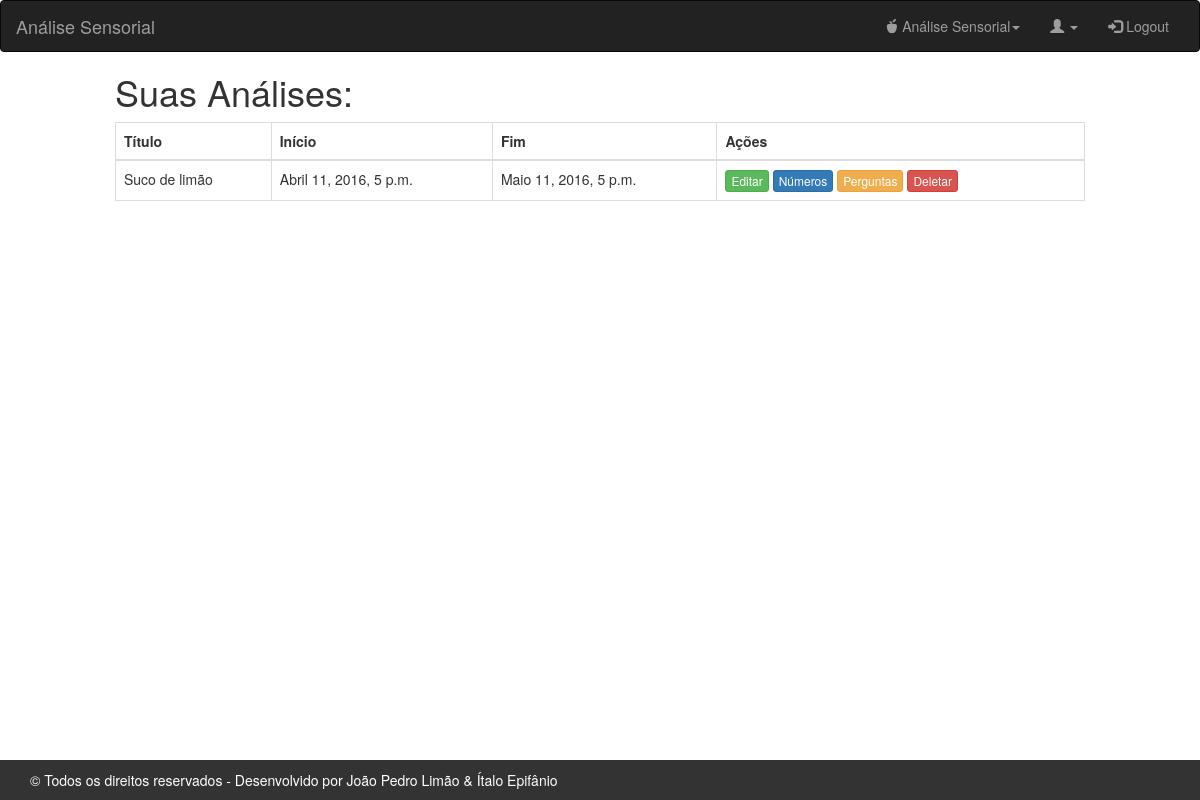
/MostraAnalise (signed in), run on an earlier commit of the app's database.
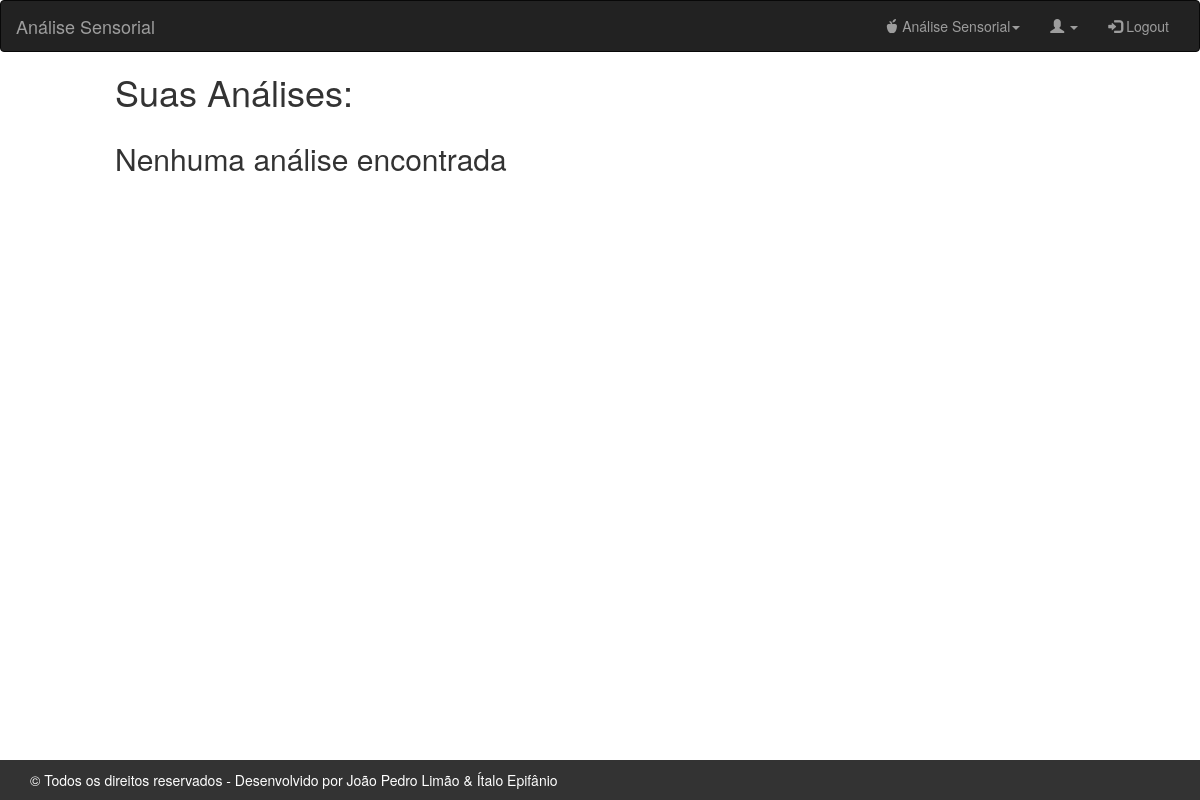
And on a later commit of the database.
### Fabricante/models.py (models this page shows, shortened)
class AnaliseSensorial(models.Model):
	nome = models.CharField(max_length=255)
	descricao = models.TextField()
	data_Inicio = models.DateTimeField()
	data_Final = models.DateTimeField()
	possui_amostras = models.BooleanField()
	ativado = models.BooleanField()
	user = models.ForeignKey(User, on_delete=models.CASCADE)
	quantidade_amostras = models.IntegerField()
	quantidade_pessoas = models.IntegerField()
	class Meta:
		verbose_name = 'Análise'

### Fabricante/views.py (the view)
# urls.py: url(r'^MostraAnalise', retornaAnalises),
def retornaAnalises(request):
	idTeste = get_test(request)
	analise = AnaliseSensorial.objects.filter(user = idTeste)
	if analise is None:
		return HttpResponse("<h1>Nenhuma Análise Cadastrada</h1>")
	else:
		return verificar(request, {'analise': analise}, 'Fabricante/retornaAnalise.html')

### webpage/views.py (called while the page is built)
def get_test(request):
	idTeste = request.session.get('teste')
	return idTeste

def  verificar(request, dicionario, html):
	nome = get_name(request)
	dicionario['nome_usuario'] = nome
	if nome is not None:
		return render(request, html, dicionario)
	else:
		return redirect('/')

def get_name(request):
	nome = request.session.get('nome')
	return nome

### templates/Fabricante/retornaAnalise.html (shortened to what this page needs)
{% extends 'Base_logado.html' %}
{% block conteudo %}
{% load bootstrap %}
{% load staticfiles %}
	<div class="col-md-offset-1 col-md-10 col-sm-offset-1 col-sm-10 col-xs-12 col-xs-offset-0">
	<h1>Suas Análises:</h1>
	</div>
    <div class="col-md-offset-1 col-md-10 col-sm-offset-1 col-sm-10 col-xs-12 col-xs-offset-0">
        {% if analise %}
     	<table class= "table table-bordered">
          <thead>
          <tr>
        <th>Título</th>
        <th>Início</th>
        <th>Fim</th>
        <th>Ações</th>
         </tr>
         </thead>
         <tbody>
         {% for a in analise %}
             <tr>
                 <td>{{a.nome}}</td>
                 <td>{{a.data_Inicio}}</td>
                 <td>{{a.data_Final}}</td>
                 <td><a href="/EditarAnalise/{{ a.id }}" class="btn btn-success btn-xs">Editar</a>
                 <a href="/NumerosAnalise/{{a.id}}/numeros/" class="btn btn-primary btn-xs">Números</a>
                 <a href="/Perguntas/{{a.id}}" class="btn btn-warning btn-xs">Perguntas</a>
                 <a href="/DeletarAnalise/{{ a.id }}" class="btn btn-danger btn-xs">Deletar</a>
                 </td>
             </tr>
        {% endfor %}
         </tbody>
        </table>
        {% else %}
        <h2>Nenhuma análise encontrada</h2>
        {% endif %}
    </div>
{% endblock %}

### templates/Base_logado.html (shortened to what this page needs)
{% extends 'Base.html' %}
{% block cabecalho %}
{% load staticfiles%}
<nav class="navbar navbar-inverse">
  <div class="container-fluid">
    <div class="navbar-header">
      <a class="navbar-brand" href="/Funcionalidades/">Análise Sensorial</a>
    </div>
    <div class="collapse navbar-collapse" id="myNavbar">
      <ul class="nav navbar-nav navbar-right">
        <li class="dropdown"><a class="dropdown-toggle" data-toggle="dropdown" href="#"><span class="glyphicon glyphicon-apple"></span>
        Análise Sensorial<span class="caret"></span></a>
        </li>
        <li class="dropdown"><a class="dropdown-toggle" data-toggle="dropdown" href="#"><span class="glyphicon glyphicon-user"></span>
        {{nome_usuario}}<span class="caret"></span></a>
        </li>
        <li>
        <a href="/Logout/"><span class="glyphicon glyphicon-log-in"></span> Logout</a>
        </li>
      </ul>
    </div>
  </div>
</nav>
{% endblock %}

### templates/Base.html (shortened to what this page needs)
<!DOCTYPE html>
<html lang="en">
<head>
  {% load staticfiles %}
  <link href="{% static 'css/bootstrap.min.css' %}" type="text/css" rel="stylesheet">
  <link href="{% static 'estilo_personalizado.css' %}" type="text/css" rel="stylesheet">
{% block cabecalho %}{% endblock %}
{% block conteudo %}{% endblock %}
{% block rodape %}
  <footer class="footer">
      <div class="container">
        <div class="footer-text">&copy; Todos os direitos reservados - Desenvolvido por João Pedro Limão & Ítalo Epifânio</div>
      </div>
  </footer>
{% endblock %}
</body>
</html>

### templates/estilo_personalizado.css (style rules this page uses)
.navbar { margin-bottom: 0; }
html { position: relative; min-height: 100%; }
.footer { position: absolute; bottom: 0px; width: 100%; height: 40px; background-color: #333; }
.footer .container { display: table; height: 100%; }
.footer .container .footer-text { color: white; display: table-cell; vertical-align: middle; }

What changed in the data, as far as the page shows it:
removed AnaliseSensorial: nome "Suco de limão", data_Inicio "Abril 11, 2016, 5 p.m.", data_Final "Maio 11, 2016, 5 p.m."
Also different on the page:
text no longer shown: "Título Início Fim Ações"
text now shown: "Nenhuma análise encontrada"
